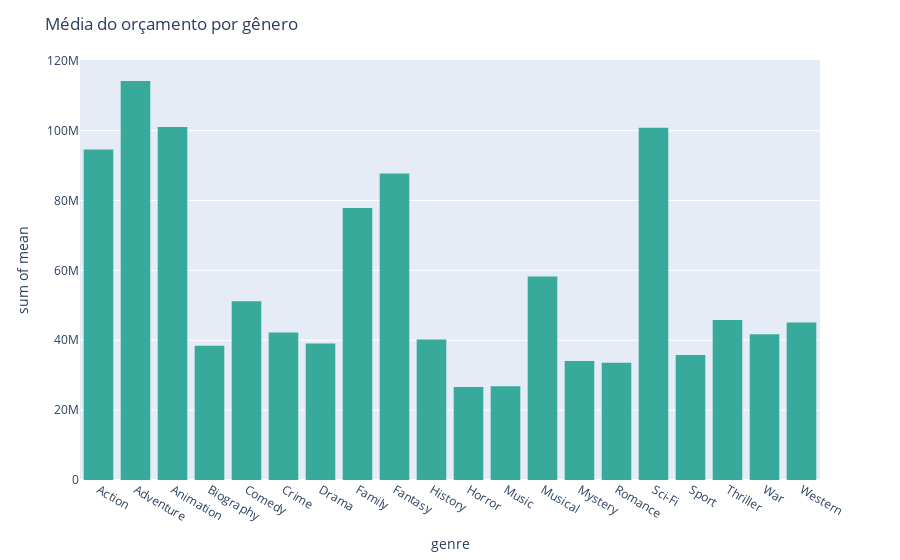

Notebook cell for this chart:
### Code cell
genre_for_budget = analise_2colunas(df['genre'], df['budget'], ['genre', 'budget'])
genre_for_budget = genre_for_budget.groupby('genre', as_index = False).agg(mean = ('budget', 'mean'))

fig = px.histogram(genre_for_budget, x = 'genre', y ='mean', 
                   color_discrete_sequence= ['#37AA9C'])
fig.update(layout_title_text='Média do orçamento por gênero')
fig.show()

### Figure 1 — Plotly figure (JSON) as saved in the notebook; plotly's stock layout.template omitted (floating-point values rounded to 4 significant figures)
{"data": [{"alignmentgroup": "True", "bingroup": "x", "histfunc": "sum", "hovertemplate": "genre=%{x}<br>sum of mean=%{y}<extra></extra>", "legendgroup": "", "marker": {"color": "#37AA9C", "pattern": {"shape": ""}}, "name": "", "offsetgroup": "", "orientation": "v", "showlegend": false, "type": "histogram", "x": ["Action", "Adventure", "Animation", "Biography", "Comedy", "Crime", "Drama", "Family", "Fantasy", "History", "Horror", "Music", "Musical", "Mystery", "Romance", "Sci-Fi", "Sport", "Thriller", "War", "Western"], "xaxis": "x", "y": [94630000.0, 114200000.0, 101100000.0, 38440000.0, 51200000.0, 42190000.0, 39050000.0, 77880000.0, 87720000.0, 40240000.0, 26600000.0, 26860000.0, 58275000, 34090000.0, 33560000.0, 100900000.0, 35796875, 45830000.0, 41750000.0, 45070000.0], "yaxis": "y"}], "layout": {"barmode": "relative", "legend": {"tracegroupgap": 0}, "margin": {"t": 60}, "title": {"text": "Média do orçamento por gênero"}, "xaxis": {"anchor": "y", "domain": [0, 1], "title": {"text": "genre"}}, "yaxis": {"anchor": "x", "domain": [0, 1], "title": {"text": "sum of mean"}}}}
